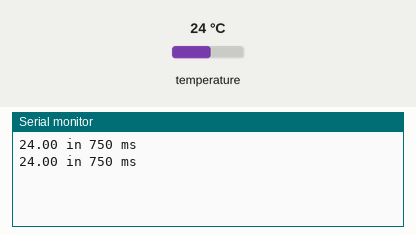
Bench run of a program on a simulated Adafruit Feather M0. Parts: the last lines printed to the serial monitor. Inputs (shaded band) come from the test bench; at power-on: temperature 24 °C.

Above: at 2.4 s.
2.5 s: temperature set to 12 °C
At 3.1 s:
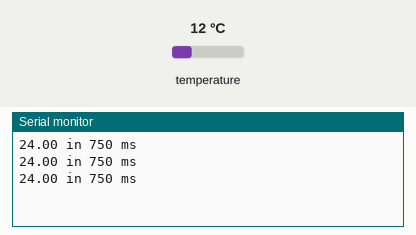
4.0 s: temperature set to 19 °C
At 4.6 s:
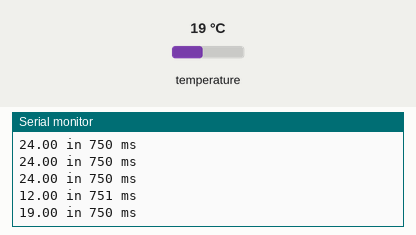
Timing chart, 0 to 7.0 s (numbered marks = the images above; inputs shaded):
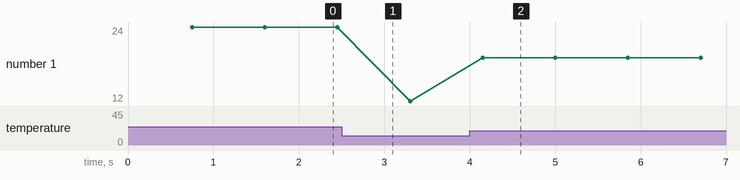

Measured:
- after the input at 4.0 s, the serial monitor: prints a new line after 0.15 s (image 2)
- plotted number 1: 24 → 12 after the input at 2.5 s, 12 → 19 after the input at 4.0 s

The program:

main.cpp
```cpp
#include <Arduino.h>
#include <DS18B20.h>

/*

  2024-01-05 - J.D. Hawkins (hawkinsj22@cardiff.ac.uk)
  Cryosphere and Hydrology Laboratory,
  EARTH,
  Cardiff University

  Skeleton example for DS18B20 temperature probe

*/

// Init probe object
DS18B20 ds(PIN_A2);
uint16_t time;

void setup() {
  Serial.begin(9600);
}


void loop() {
  // Get value from sensor and print to serial
  // Serial.println("Attempting read temperature...");
  while (ds.selectNext()) {
    ds.setResolution(12);
  time = millis();
    Serial.print(ds.getTempC());
  time = millis() - time;
  }
  Serial.print(" in ");
  Serial.print(time);
  Serial.println(" ms");
  delay(100);
}
```
